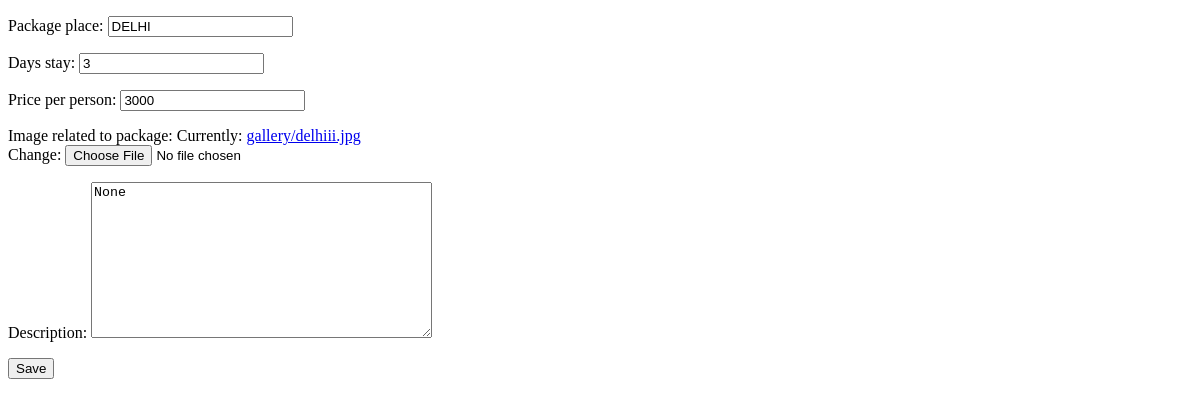
Before: /item/3/edit/ with the older database file.
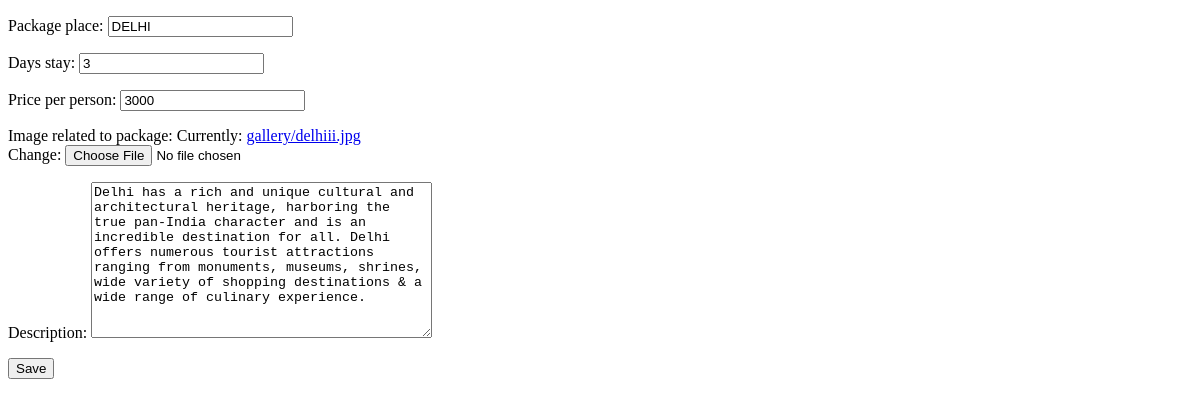
After: the same page with the newer database file.
### app/models.py (models this page shows)
class Package(models.Model):
    vendor = models.IntegerField(default=0)
    Package_place = models.CharField(max_length=100)
    days_stay = models.CharField(max_length=200)
    price_per_person = models.CharField(max_length=100 , default=0)
    Description = models.TextField(max_length=500 , default=0)
    Image_related_to_package = models.ImageField(upload_to='gallery/')
    is_approved = models.BooleanField(default=False)

### app/views.py (the view)
# urls.py: path('item/<int:pk>/edit/' , v.vendoredit , name="edit"),
def vendoredit(request, pk):
    item = get_object_or_404(Package, pk=pk)
    if request.method == 'POST':
        form = Packagedetailsform(request.POST , instance=item)
        if form.is_valid():
            form.save()
            return redirect("vendor")
    else:
        form = Packagedetailsform(instance=item)
    return render(request, 'editdisplay.html', {'form':form})

### app/forms.py
class Packagedetailsform(forms.ModelForm):
    class Meta :
        model = Package
        fields = ['Package_place' , 'days_stay' , 'price_per_person' , 'Image_related_to_package', 'Description']

### app/templates/editdisplay.html (shortened to what this page needs)
<!DOCTYPE html>
<html lang="en">
<head>
</head>
<body>
    <form method="post">
        {{ form.as_p }}
        <button type="submit">Save</button>
    </form>
</body>
</html>

Changed rows visible on the page:
changed Package "DELHI": Description "None" → "Delhi has a rich and unique cultural and architectural heritage, harboring the true pan-India character and is an incredible destination for all. Delhi offers numerous tourist attractions ranging from monuments, museums, shrines, wide variety of shopping destinations & a wide range of culinary experience."
